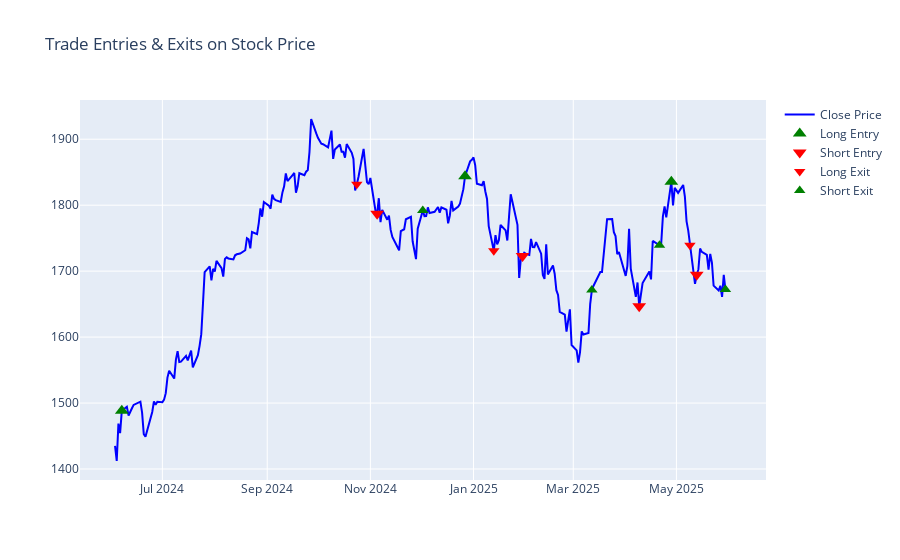

Here is the notebook cell this chart was saved with:
### Code cell
plot_buy_sell(stock_1_df,trade_wise_stock_1)

### Figure 1 — Plotly figure (JSON) as saved in the notebook; plotly's stock layout.template omitted (floating-point values rounded to 4 significant figures; data arrays with more than 128 entries replaced by an {"elided": "..."} marker saying what was removed)
{"data": [{"line": {"color": "blue"}, "mode": "lines", "name": "Close Price", "type": "scatter", "x": {"elided": "247 str values"}, "y": {"elided": "247 float values"}}, {"marker": {"color": "green", "size": 12, "symbol": "triangle-up"}, "mode": "markers", "name": "Long Entry", "type": "scatter", "x": ["2024-06-07T00:00:00", "2024-12-27T00:00:00", "2025-04-28T00:00:00"], "y": [1488.0, 1844.0, 1836.0]}, {"marker": {"color": "red", "size": 12, "symbol": "triangle-down"}, "mode": "markers", "name": "Short Entry", "type": "scatter", "x": ["2024-11-05T00:00:00", "2025-01-30T00:00:00", "2025-04-09T00:00:00", "2025-05-13T00:00:00"], "y": [1787.0, 1723.0, 1647.0, 1694.0]}, {"marker": {"color": "red", "size": 10, "symbol": "triangle-down"}, "mode": "markers", "name": "Long Exit", "type": "scatter", "x": ["2024-10-24T00:00:00", "2025-01-13T00:00:00", "2025-05-09T00:00:00"], "y": [1832.0, 1731.0, 1739.0]}, {"marker": {"color": "green", "size": 10, "symbol": "triangle-up"}, "mode": "markers", "name": "Short Exit", "type": "scatter", "x": ["2024-12-02T00:00:00", "2025-03-12T00:00:00", "2025-04-21T00:00:00", "2025-05-30T00:00:00"], "y": [1792.0, 1671.0, 1739.0, 1672.0]}], "layout": {"autosize": true, "title": {"text": "Trade Entries & Exits on Stock Price"}, "xaxis": {"autorange": true, "range": ["2024-05-13 21:47:29.0798", "2025-06-22 10:44:54.4785"], "type": "date"}, "yaxis": {"autorange": true, "range": [1383.0, 1959.0], "type": "linear"}}}
